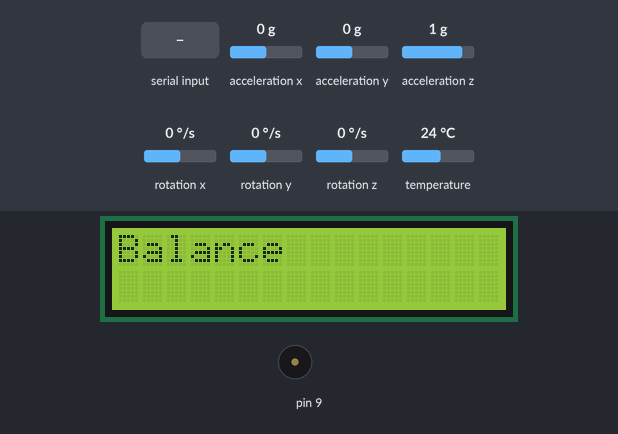
Recording of a sketch running on a simulated Arduino Uno, built with avr-gcc and run on an emulated ATmega328P. Parts: 16×2 character LCD, buzzer (waves = sounding). The test bench sets the inputs (shaded band); at power-on: acceleration x 0 g, acceleration y 0 g, acceleration z 1 g, rotation x 0 °/s, rotation y 0 °/s, rotation z 0 °/s, temperature 24 °C. What the sketch prints to the serial monitor is not drawn.

Above: at 3.0 s.
At 9.6 s:
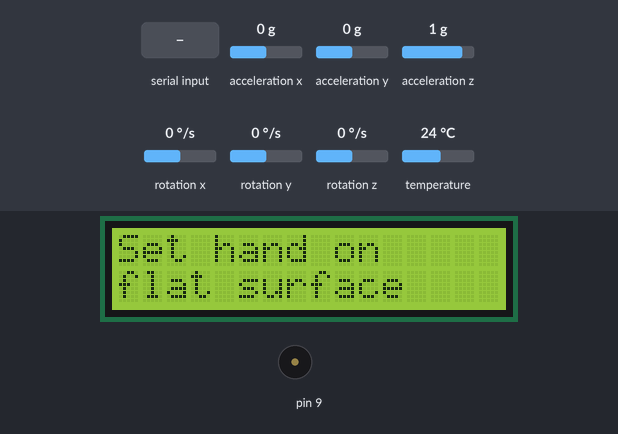
9.7 s: "1" received over Serial
At 10.1 s:
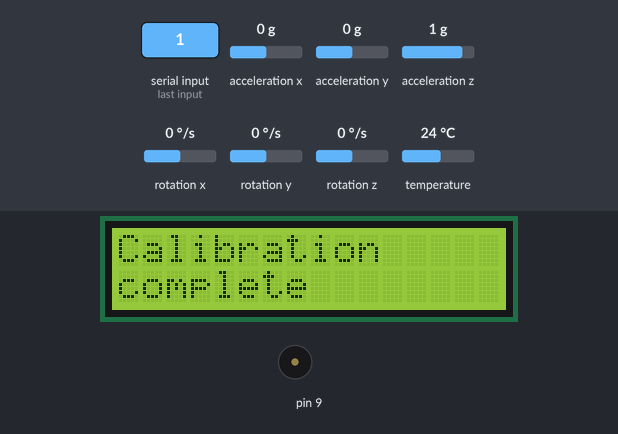
At 13.6 s:
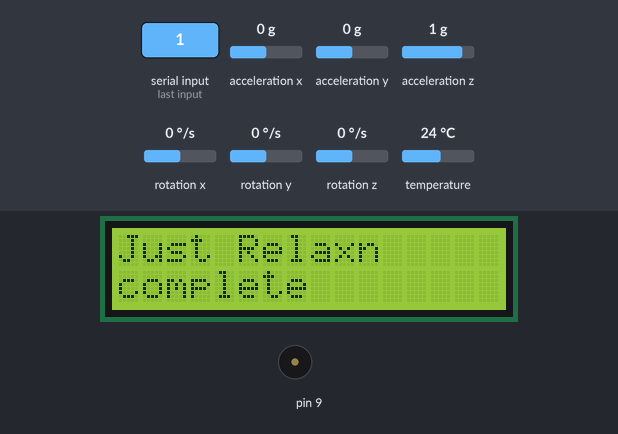
Timing chart, 0 to 15.1 s (numbered marks = the images above; inputs shaded):
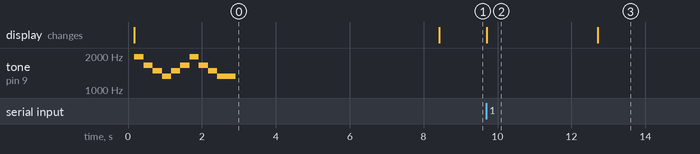

Measured:
- after the input at 9.7 s, the display: changes at once (image 2)
- what the display in image 0 shows lasts 8.2 s, from 0.2 s to 8.4 s
- what the display in image 2 shows lasts 3.0 s, from 9.7 s to 12.7 s

The sketch:

balance_aruduino.ino
```cpp
#include <LiquidCrystal.h>
#include <List.hpp>
#include <SD.h>
#include <SPI.h>
#include <math.h>
#include <time.h>
#include <Adafruit_MPU6050.h>
#include <Adafruit_Sensor.h>
#include <Wire.h>
#define NOTE_C3 131
#define NOTE_B0  31
#define NOTE_C1  33
#define NOTE_CS1 35
#define NOTE_D1  37
#define NOTE_DS1 39
#define NOTE_E1  41
#define NOTE_F1  44
#define NOTE_FS1 46
#define NOTE_G1  49
#define NOTE_GS1 52
#define NOTE_A1  55
#define NOTE_AS1 58
#define NOTE_B1  62
#define NOTE_C2  65
#define NOTE_CS2 69
#define NOTE_D2  73
#define NOTE_DS2 78
#define NOTE_E2  82
#define NOTE_F2  87
#define NOTE_FS2 93
#define NOTE_G2  98
#define NOTE_GS2 104
#define NOTE_A2  110
#define NOTE_AS2 117
#define NOTE_B2  123
#define NOTE_CS3 139
#define NOTE_D3  147
#define NOTE_DS3 156
#define NOTE_E3  165
#define NOTE_F3  175
#define NOTE_FS3 185
#define NOTE_G3  196
#define NOTE_GS3 208
#define NOTE_A3  220
#define NOTE_AS3 233
#define NOTE_B3  247
#define NOTE_C4  262
#define NOTE_CS4 277
#define NOTE_D4  294
#define NOTE_DS4 311
#define NOTE_E4  330
#define NOTE_F4  349
#define NOTE_FS4 370
#define NOTE_G4  392
#define NOTE_GS4 415
#define NOTE_A4  440
#define NOTE_AS4 466
#define NOTE_B4  494
#define NOTE_C5  523
#define NOTE_CS5 554
#define NOTE_D5  587
#define NOTE_DS5 622
#define NOTE_E5  659
#define NOTE_F5  698
#define NOTE_FS5 740
#define NOTE_G5  784
#define NOTE_GS5 831
#define NOTE_A5  880
#define NOTE_AS5 932
#define NOTE_B5  988
#define NOTE_C6  1047
#define NOTE_CS6 1109
#define NOTE_D6  1175
#define NOTE_DS6 1245
#define NOTE_E6  1319
#define NOTE_F6  1397
#define NOTE_FS6 1480
#define NOTE_G6  1568
#define NOTE_GS6 1661
#define NOTE_A6  1760
#define NOTE_AS6 1865
#define NOTE_B6  1976
#define NOTE_C7  2093
#define NOTE_CS7 2217
#define NOTE_D7  2349
#define NOTE_DS7 2489
#define NOTE_E7  2637
#define NOTE_F7  2794
#define NOTE_FS7 2960
#define NOTE_G7  3136
#define NOTE_GS7 3322
#define NOTE_A7  3520
#define NOTE_AS7 3729
#define NOTE_B7  3951
#define NOTE_C8  4186
#define NOTE_CS8 4435
#define NOTE_D8  4699
#define NOTE_DS8 4978
LiquidCrystal lcd(3, 4, 5, 6, 7, 8);
Adafruit_MPU6050 mpu;
void setup() {
  // put your setup code here, to run once:
  Serial.begin(115200);

  Serial.println("Adafruit MPU6050 test!");

  // Try to initialize!
  if (!mpu.begin()) {
    Serial.println("Failed to find MPU6050 chip");
    while (1) {
      delay(10);
    }
  }
  Serial.println("MPU6050 Found!");

  mpu.setAccelerometerRange(MPU6050_RANGE_8_G);
  Serial.print("Accelerometer range set to: ");
  switch (mpu.getAccelerometerRange()) {
  case MPU6050_RANGE_2_G:
    Serial.println("+-2G");
    break;
  case MPU6050_RANGE_4_G:
    Serial.println("+-4G");
    break;
  case MPU6050_RANGE_8_G:
    Serial.println("+-8G");
    break;
  case MPU6050_RANGE_16_G:
    Serial.println("+-16G");
    break;
  }
  mpu.setGyroRange(MPU6050_RANGE_500_DEG);
  Serial.print("Gyro range set to: ");
  switch (mpu.getGyroRange()) {
  case MPU6050_RANGE_250_DEG:
    Serial.println("+- 250 deg/s");
    break;
  case MPU6050_RANGE_500_DEG:
    Serial.println("+- 500 deg/s");
    break;
  case MPU6050_RANGE_1000_DEG:
    Serial.println("+- 1000 deg/s");
    break;
  case MPU6050_RANGE_2000_DEG:
    Serial.println("+- 2000 deg/s");
    break;
  }

  mpu.setFilterBandwidth(MPU6050_BAND_21_HZ);
  Serial.print("Filter bandwidth set to: ");
  switch (mpu.getFilterBandwidth()) {
  case MPU6050_BAND_260_HZ:
    Serial.println("260 Hz");
    break;
  case MPU6050_BAND_184_HZ:
    Serial.println("184 Hz");
    break;
  case MPU6050_BAND_94_HZ:
    Serial.println("94 Hz");
    break;
  case MPU6050_BAND_44_HZ:
    Serial.println("44 Hz");
    break;
  case MPU6050_BAND_21_HZ:
    Serial.println("21 Hz");
    break;
  case MPU6050_BAND_10_HZ:
    Serial.println("10 Hz");
    break;
  case MPU6050_BAND_5_HZ:
    Serial.println("5 Hz");
    break;
  }

 Serial.println("");
 delay(100);
 lcd.noCursor();
 lcd.begin(16,2); // Initializes the interface to the LCD screen, and specifies the dimensions (width and height) of the display }
 lcd.print("Balance"); // Prints "Arduino" on the LCD

 tone(9,NOTE_B6,500);
 delay(250);
 tone(9,NOTE_GS6,500);
 delay(250);
 tone(9,NOTE_FS6,500);
 delay(250);
 tone(9,NOTE_E6,500);
 delay(250);
 tone(9,NOTE_FS6,500);
 delay(250);
 tone(9,NOTE_GS6,500);
 delay(250);
 tone(9,NOTE_B6,500);
 delay(250);
 tone(9,NOTE_GS6,500);
 delay(250);
 tone(9,NOTE_FS6,500);
 delay(250);
 tone(9,NOTE_E6,500);
 delay(1000);
 noTone(9);
 delay(5000);
 lcd.clear();
 lcd.setCursor(0,0);

 lcd.print("Set hand on ");
 lcd.setCursor(0,1); // Sets the location at which subsequent text written to the LCD will be displayed
 lcd.print("flat surface");
}

void loop() {
  // put your main code here, to run repeatedly:
if ((millis()%100) == 0){
    sensors_event_t a, g, temp;
  mpu.getEvent(&a, &g, &temp);

  /* Print out the values */

  //Serial.print(a.acceleration.x);

  //Serial.print(a.acceleration.y);

  //Serial.print(a.acceleration.z);


  Serial.print(g.gyro.x);
  Serial.print(",");
  Serial.print(g.gyro.y);
  Serial.print(",");
  Serial.print(g.gyro.z);


  //Serial.print("Temperature: ");
  //Serial.print(temp.temperature);
  //Serial.println(" degC");

  Serial.println("");

  if (Serial.read() == '1'){
    lcd.clear();
    lcd.print("Calibration");
    lcd.setCursor(0,1);
    lcd.print("complete");
    delay(3000);
    lcd.setCursor(0,0);
    lcd.print("Just Relax");
}
}
}
```
